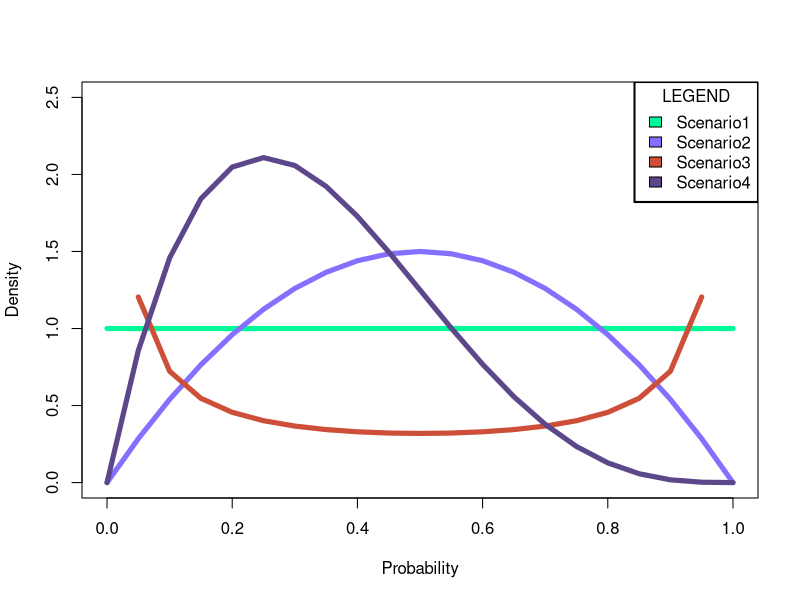

Write the R code that produced this figure.
## ---- chunk 1
knitr::opts_chunk$set(echo = TRUE)
## ---- chunk 2
tabl <- "
| Scenario       | alpha        | beta  | Feature |
|-----|:-------------:|------:| ---------:|
| 1     | 1 |1 | represents uniform dsitribution |
| 2     | 2 | 2    | Bimodal |
| 3 |  0.2   |    0.2 | approaches Bernoulli |
|4 | 2 | 4 | tail skewed |
"
cat(tabl)
## ---- chunk 3
x <- seq(from =0, to =1, by =0.05)
plot(x, dbeta(x, 1, 1), col = "mediumspringgreen", type = "l", ylab = "Density", xlab = "Probability", ylim = c(0,2.5), lwd =5)
lines(x, dbeta(x, 2,2), col = "lightslateblue", lwd =5)
lines(x, dbeta(x, 0.2, 0.2), col = "tomato3", lwd=5)
lines(x, dbeta(x, 2,4), col = "mediumpurple4", lwd=5)


legend("topright",
       box.lwd = 2 , title="LEGEND",
       legend=c("Scenario1", "Scenario2","Scenario3" , "Scenario4"),
       fill = c("mediumspringgreen","lightslateblue", "tomato3", "mediumpurple4"))
